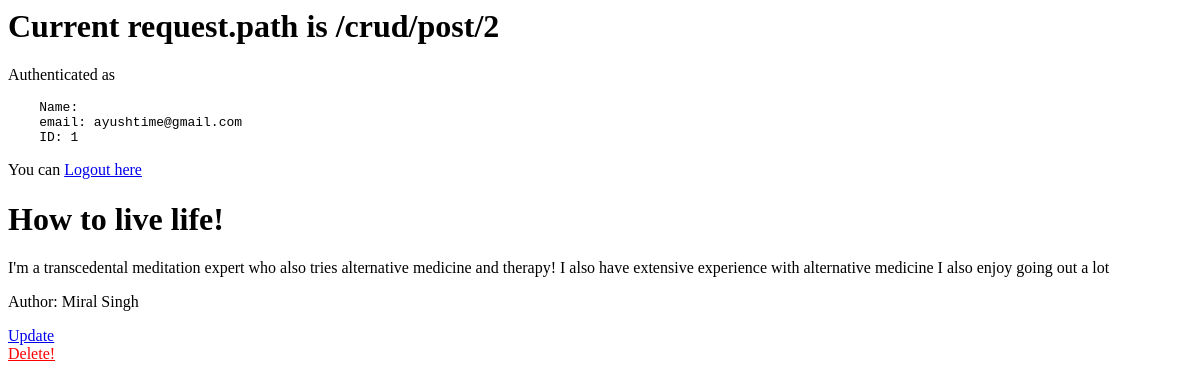
Page /crud/post/2 (signed in) on the earlier database version.
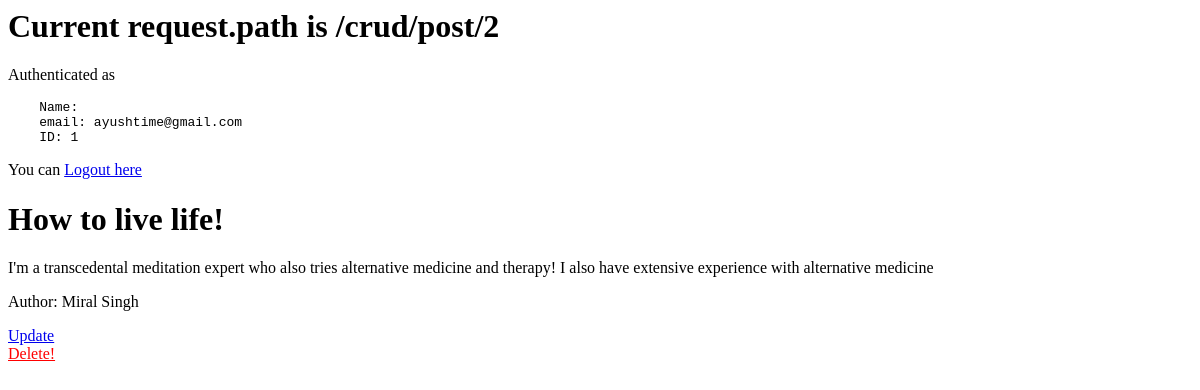
Same page on the later database version.
### crud/models.py (models this page shows, shortened)
class Post(models.Model):
    title = models.CharField(max_length=100)
    content = models.TextField(max_length=300)
    author = models.ForeignKey(Mentor, on_delete=models.CASCADE)

class Mentor(models.Model):
    first_name = models.CharField(max_length=30)
    last_name = models.CharField(max_length=30)
    email = models.EmailField()
    user_bio = models.TextField(max_length=500)
    expertise = TaggableManager()
    def __str__(self):
        return f"{self.first_name} {self.last_name}"

### crud/views.py (the view)
# urls.py: path("post/<int:pk>", HomeDetailView.as_view(), name="post_detail"),
class HomeDetailView(LoginRequiredMixin, DetailView):
    model = Post

### crud/templates/crud/post_detail.html (shortened to what this page needs)
{% extends "crud/main.html" %}
{% block content %}
</head>
<body>
    <h1>{{ post.title }}</h1>
    <p>{{ post.content }}</p>
    <p>Author: {{ post.author }}</p>
<a href="{% url 'crud:post_update' post.pk %}">Update</a>
<br>
<a style="color:red" href="{% url 'crud:post_delete' post.pk%}">Delete!</a>
{% endblock %}

Differences in the rows shown:
changed Post "How to live life!": content "…experience with alternative medicine I also enjoy going out a lot" → "I'm a transcedental meditation expert who also tries alternative medicine and therapy! I also have extensive experience with alternative medicine"
